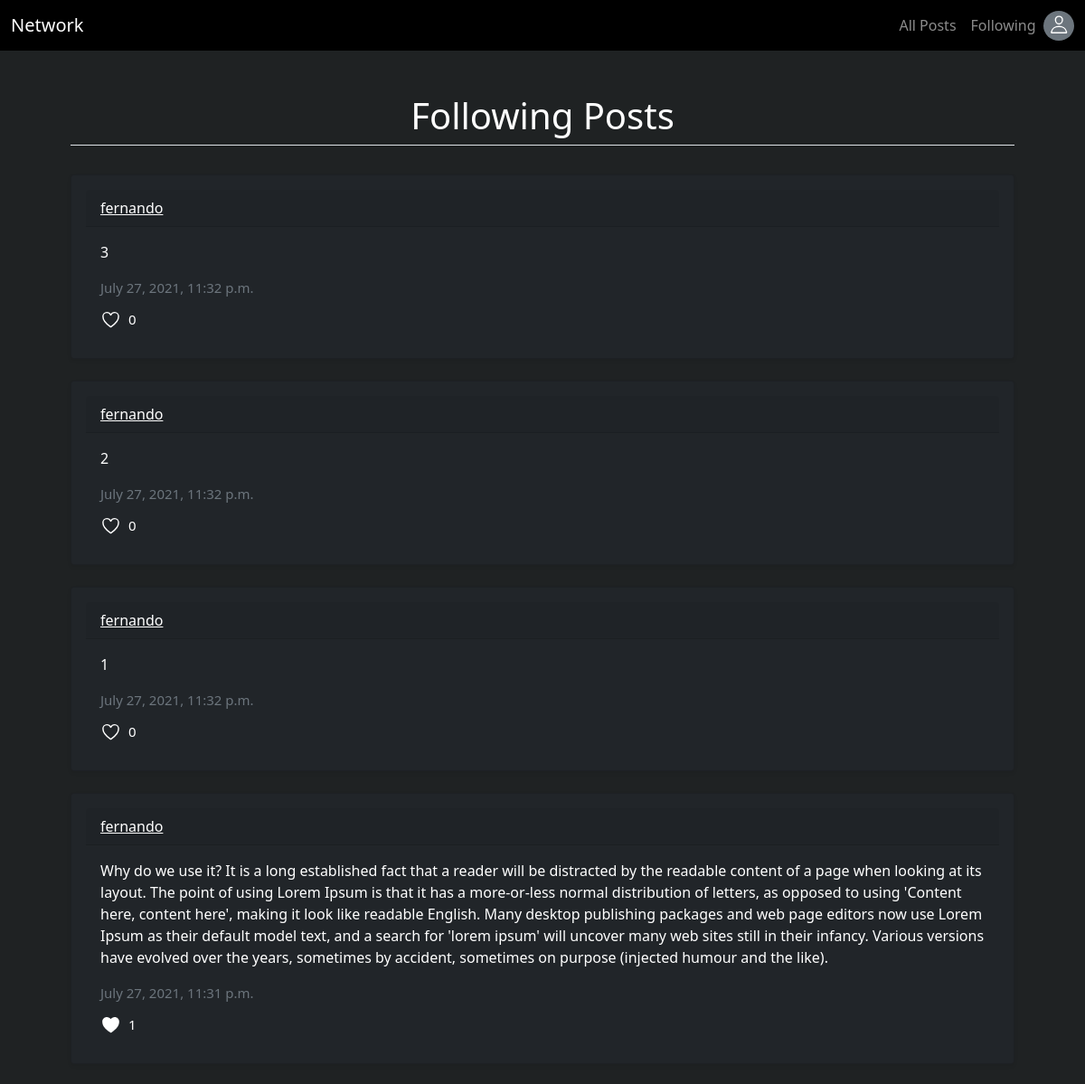
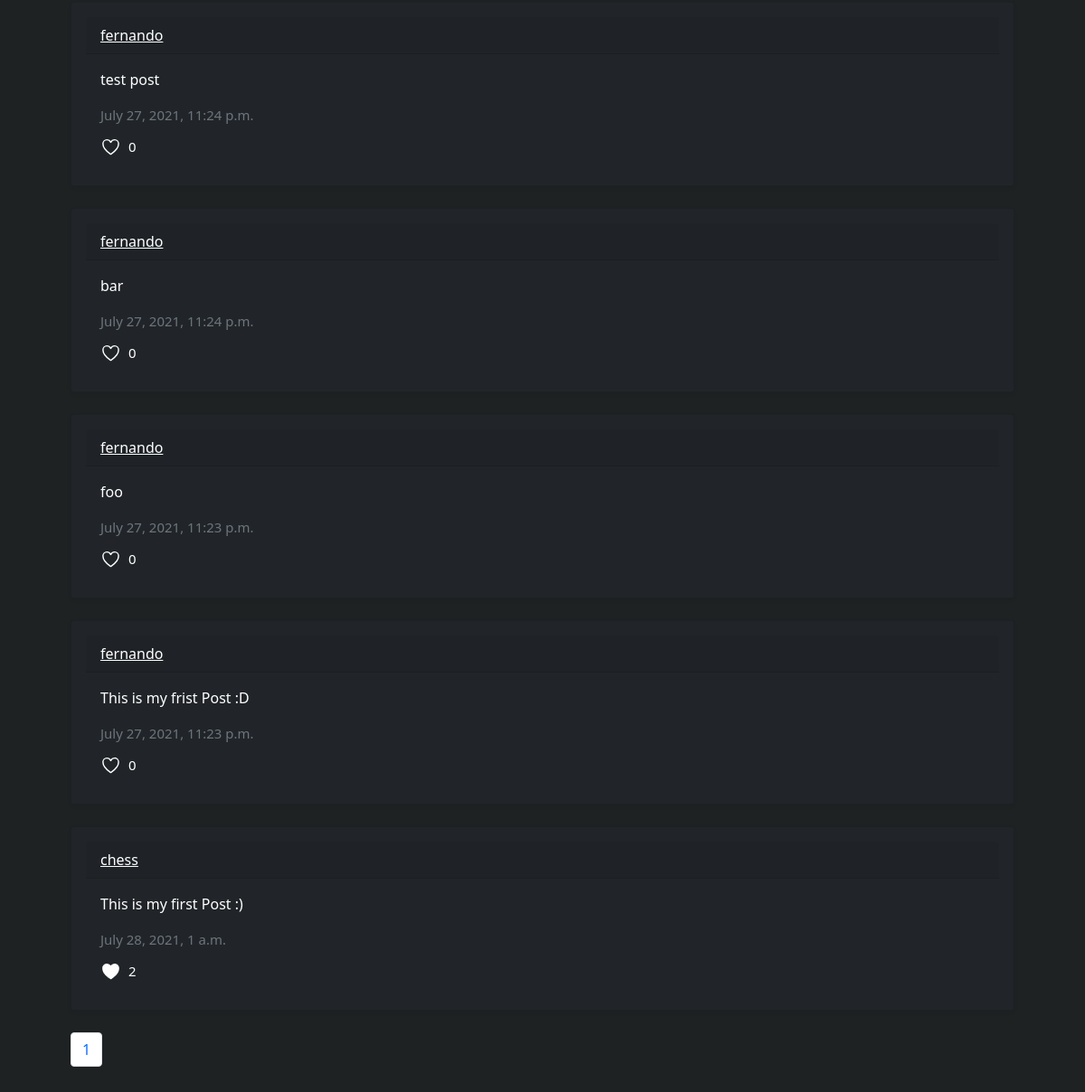
Screenshot of /followingPosts (signed in) with the database file from the repository (2 pictures, top to bottom).
### network/models.py (models this page shows, shortened)
class Post(models.Model):
    poster = models.ForeignKey(User, on_delete = models.CASCADE)
    content = models.CharField(max_length=255)
    date = models.DateTimeField(auto_now_add = True)
    likes = models.ManyToManyField(User, blank=True, related_name='liked_user')

class User(AbstractUser):
    pass

### network/views.py (the view)
# urls.py: path('followingPosts', views.followingPosts, name='followingPosts'),
@login_required
def followingPosts(request):
    userFollowing = Follow.objects.get(user = request.user.id )
    followings = userFollowing.followed.all()
    users = []
    for user in followings:
        users.append(user)
    postsList = []
    for user in users:
        post = Post.objects.filter(poster = user.id).order_by('-date')
        postsList.append(post)
    paginator = Paginator(postsList, 10)
    pageNumber = request.GET.get('page')
    pageObj = paginator.get_page(pageNumber)
    return render(request, 'network/followingPosts.html', {
        'page_obj': pageObj
    })

### network/templates/network/followingPosts.html (shortened to what this page needs)
{% extends 'network/layout.html' %}
{% load static %}
{% block body %}
	<div class="d-flex">
		<div class="container p-5" style="background-color:#1F2223;;">
			<h1 class="text-white text-center border-bottom border-1 pb-2">Following Posts</h1>
			<br>
            {% for queryset in page_obj %}
				{% for post in queryset %}
					<div class="card shadow-sm p-3 pb-0 mb-4 text-white bg-dark rounded">
						<div class="card-header">
							<a class="text-white poster-name" href="{% url 'profile' post.poster %}">{{post.poster}}</a>
						</div>
						<div class="card-body">
							<div id="info-{{post.id}}">
								<p id="postContent-{{post.id}}">{{post.content}}</p>
								<footer class="text-muted mb-1" style="font-size: 15px;">
									{{post.date}}
								</footer>
							</div>
							<div class="d-flex justify-content-row">
								{% if request.user in post.likes.all %}
								<ion-icon id="heart-{{post.id}}" onclick="like('{{post.id}}')" class="mt-2 like" style="font-size: 23px;"
									name="heart"></ion-icon>
								{% else %}
								<ion-icon id="heart-{{post.id}}" onclick="like('{{post.id}}')" class="mt-2 like" style="font-size: 23px;"
									name="heart-outline"></ion-icon>
								{% endif %}
								<p id='like-{{post.id}}' style="font-size: 15px;" class="mt-2 mx-2">{{post.likes.count}}</p>
							</div>
						</div>
					</div>
				{% endfor %}
            {% endfor %}
			<div class="pagination-container">
				<ul class="pagination">
					{% for i in page_obj.paginator.page_range %}
						<li class="page-item"><a href="?page={{i}}" class="page-link">{{i}}</a></li>
					{% endfor %}
				</ul>
			</div>
        </div>
	</div>
{% endblock %}

### rows the page displays
Post: poster "fernando", content "3", date "July 27, 2021, 11:32 p.m.", likes.count "0"
Post: poster "fernando", content "2", date "July 27, 2021, 11:32 p.m.", likes.count "0"
Post: poster "fernando", content "1", date "July 27, 2021, 11:32 p.m.", likes.count "0"
Post: poster "fernando", content "Why do we use it? It is a long established fact that a reader will be distracted by the readable content of a page when looking at its layout. The point of using Lorem Ipsum is that it has a more-or-less normal distribution of letters, as opposed to using 'Content here, content here', making it look like readable English. Many desktop publishing packages and web page editors now use Lorem Ipsum as their default model text, and a search for 'lorem ipsum' will uncover many web sites still in their infancy. Various versions have evolved over the years, sometimes by accident, sometimes on purpose (injected humour and the like).", date "July 27, 2021, 11:31 p.m.", likes.count "1"
Post: poster "fernando", content "test post", date "July 27, 2021, 11:24 p.m.", likes.count "0"
Post: poster "fernando", content "bar", date "July 27, 2021, 11:24 p.m.", likes.count "0"
Post: poster "fernando", content "foo", date "July 27, 2021, 11:23 p.m.", likes.count "0"
Post: poster "fernando", content "This is my frist Post :D", date "July 27, 2021, 11:23 p.m.", likes.count "0"
Post: poster "chess", content "This is my first Post :)", date "July 28, 2021, 1 a.m.", likes.count "2"

### other values shown
{{ i }} "1"
